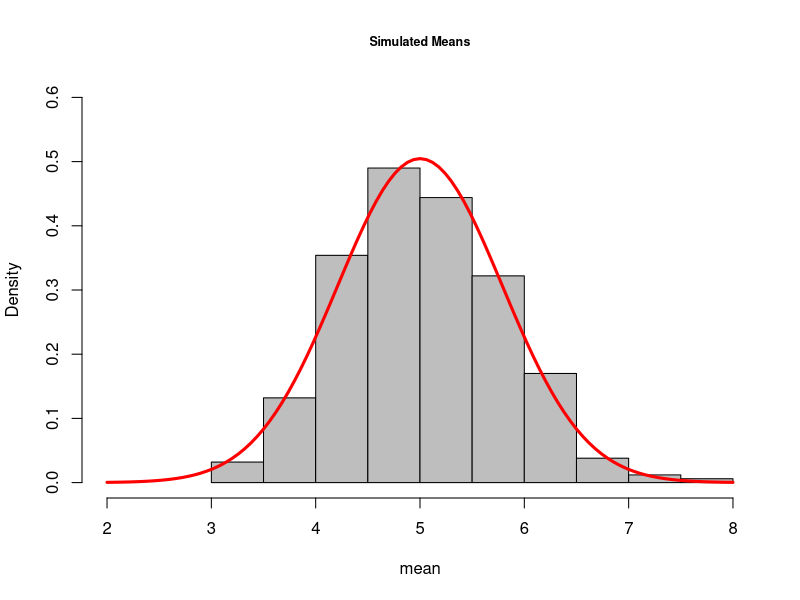
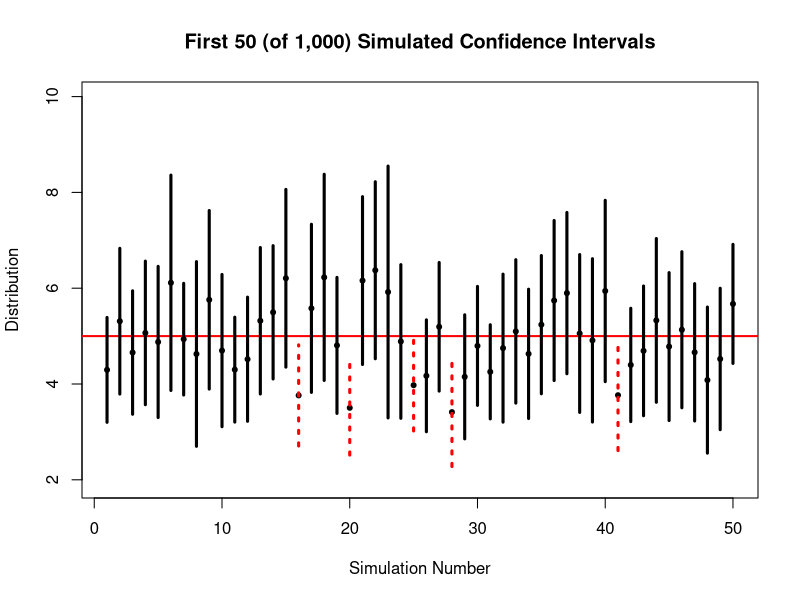

Here is the R script that generated these plots, in order:
## ---- chunk 1
set.seed(258)
nosim <- 1000; n <- 40; lambda <- 0.2 
my.matrix <- matrix(rexp(nosim*n, lambda), nosim) # a matrix of 40,000 randomly generated exponentials (1,000 rows * 40 columns)
## ---- chunk 2
my.means <- apply(my.matrix, 1, mean)
my.var <- apply(my.matrix, 1, var)
mean.mean <- mean(my.means); mean.var <- mean(my.var)
## ---- chunk 3
hist(my.means, prob = TRUE, main = "Simulated Means", xlab = "mean",
     xlim = c(2,8), ylim = c(0,0.6), col = "gray", cex.main = 0.75)
curve(dnorm(x, mean=1/lambda, sd=(1/lambda) / sqrt(n)), add=TRUE, col="red", lwd=3)
## ---- chunk 4
for (i in 1:length(my.means)) {
  ll <- my.means - (1.96 * sqrt(my.var)/sqrt(n))
  ul <- my.means + (1.96 * sqrt(my.var)/sqrt(n))
}
coverage <- table(1/lambda > ll & 1/lambda < ul)
## ---- chunk 5
plot(my.means[1:50], ylim=c(min(ll),max(ul)), xlab = "Simulation Number", ylab= "Distribution", pch = 20, main = "First 50 (of 1,000) Simulated Confidence Intervals")
abline(a = 5, b = 0, lty = 1, lwd = 2, col = "red")
c <- ll[1:50] > 5 | ul[1:50] < 5
segments(1:50, ll[1:50], 1:50, ul[1:50], col=c(par('fg'),'red')[c+1], lty = c(1,3)[c+1], lwd=3)
